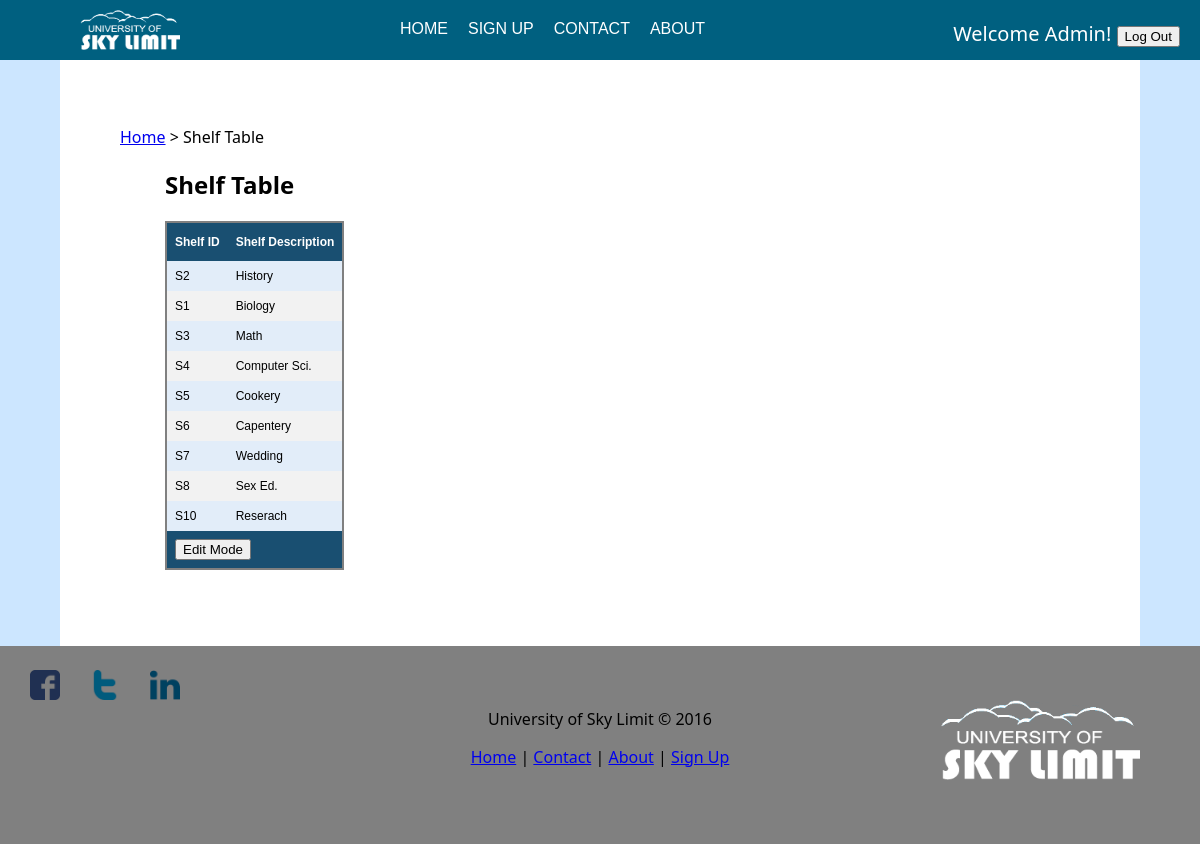
Page /Simple_Library_Management_System/library/shelf.php (signed in) on the committed database.
### tables this page shows
CREATE TABLE `shelf` (
  `ShelfID` varchar(10) NOT NULL,
  `ShelfDesc` varchar(15) NOT NULL
);

### Simple_Library_Management_System/library/shelf.php (the view, shortened to what this page needs)
<?php
include 'includes/dbcon.php';
$qry = "SELECT * FROM shelf";
$result = $db_conn->query($qry);
include 'includes/header.php';
?>
<head>
</head>
<body>
<div id="main">
<div id="main-content">
	<p><a href="home.php">Home</a> > Shelf Table</p>
	<h2 id="padding">Shelf Table</h2>
	<form id="form" name="frmUser" method="post">
	<table id="table" style="margin-left: 5%">
	<tr>
		<th>Shelf ID</th>
		<th>Shelf Description</th>
	</tr>
	<?php
		$i=0;
		while($row = mysqli_fetch_array($result)) {
		if($i%2==0)
			$classname="evenRow";
		else
			$classname="oddRow";
		?>
		<tr class="<?php if(isset($classname)) echo $classname;?>">
			<td><?php echo $row['ShelfID']; ?></td>
			<td><?php echo $row['ShelfDesc']; ?></td>
		</tr>
	<?php
		$i++;
	}
	?>
	<tr class="lastrow">
			<td colspan="10">
				<button onClick="edit();" />Edit Mode</button>
			</td>
	</tr>
	</table>
	</form>
	<br/>
	<br/>
	<br/>
	<br/><br/>
</div>
</div>
<?php include "includes/footer.php"; ?>

### Simple_Library_Management_System/library/style.css (style rules this page uses)
body { background: #cce6ff; margin: 0; font-family: "Segoe UI",Optima,Helvetica,Arial,sans-serif; }
#main { float: center; width:100%; }
#main-content { padding: 50px 10% 50px 5%; margin: 0 5% 0 5%; text-align: left; width: auto; background: white; min-height: 300px; margin-bottom: -7%; }
#padding { margin-left: 5%; }
#table { font-family: "Trebuchet MS", Arial, Helvetica, sans-serif; border-collapse: collapse; border: 2px solid grey; }
#table td, #table th { padding: 8px; font-size:12px; }
#table th { padding-top: 12px; padding-bottom: 12px; text-align: left; background-color: #194f71; color: white; }
.evenRow { background-color: #E2EDF9; font-size:12px; }
.oddRow { background-color: #f2f2f2; font-size:12px; }
.lastrow { background-color: #194f71; font-size:12px; color: white; font-weight:bold; }

### rows in the picture
shelf: ShelfID "S2", ShelfDesc "History"
shelf: ShelfID "S1", ShelfDesc "Biology"
shelf: ShelfID "S3", ShelfDesc "Math"
shelf: ShelfID "S4", ShelfDesc "Computer Sci."
shelf: ShelfID "S5", ShelfDesc "Cookery"
shelf: ShelfID "S6", ShelfDesc "Capentery"
shelf: ShelfID "S7", ShelfDesc "Wedding"
shelf: ShelfID "S8", ShelfDesc "Sex Ed."
shelf: ShelfID "S10", ShelfDesc "Reserach"

### other values in the picture
$_SESSION['firstname'] "Admin"
